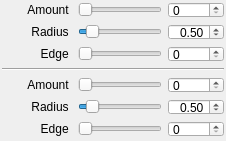
     <widget class="QWidget" name="WaveTab">
      <attribute name="title">
       <string extracomment="Tab Title">Wavelet</string>
      </attribute>
      <layout class="QGridLayout" name="gridLayout_2">
       <property name="leftMargin">
        <number>2</number>
       </property>
       <property name="topMargin">
        <number>2</number>
       </property>
       <property name="rightMargin">
        <number>2</number>
       </property>
       <property name="bottomMargin">
        <number>4</number>
       </property>
       <item row="2" column="0">
        <widget class="QLabel" name="bSphWaveletRadius_label">
         <property name="sizePolicy">
          <sizepolicy hsizetype="Fixed" vsizetype="Preferred">
           <horstretch>0</horstretch>
           <verstretch>0</verstretch>
          </sizepolicy>
         </property>
         <property name="minimumSize">
          <size>
           <width>70</width>
           <height>16</height>
          </size>
         </property>
         <property name="maximumSize">
          <size>
           <width>125</width>
           <height>16</height>
          </size>
         </property>
         <property name="text">
          <string>Radius </string>
         </property>
         <property name="alignment">
          <set>Qt::AlignRight|Qt::AlignTrailing|Qt::AlignVCenter</set>
         </property>
        </widget>
       </item>
       <item row="3" column="0">
        <widget class="QLabel" name="bSphWaveletEdge_label">
         <property name="sizePolicy">
          <sizepolicy hsizetype="Fixed" vsizetype="Preferred">
           <horstretch>0</horstretch>
           <verstretch>0</verstretch>
          </sizepolicy>
         </property>
         <property name="minimumSize">
          <size>
           <width>70</width>
           <height>16</height>
          </size>
         </property>
         <property name="maximumSize">
          <size>
           <width>125</width>
           <height>16</height>
          </size>
         </property>
         <property name="text">
          <string>Edge </string>
         </property>
         <property name="alignment">
          <set>Qt::AlignRight|Qt::AlignTrailing|Qt::AlignVCenter</set>
         </property>
        </widget>
       </item>
       <item row="9" column="0">
        <widget class="QLabel" name="bSphWaveletAmount2_label">
         <property name="sizePolicy">
          <sizepolicy hsizetype="Fixed" vsizetype="Preferred">
           <horstretch>0</horstretch>
           <verstretch>0</verstretch>
          </sizepolicy>
         </property>
         <property name="minimumSize">
          <size>
           <width>70</width>
           <height>16</height>
          </size>
         </property>
         <property name="maximumSize">
          <size>
           <width>125</width>
           <height>16</height>
          </size>
         </property>
         <property name="text">
          <string>Amount </string>
         </property>
         <property name="alignment">
          <set>Qt::AlignRight|Qt::AlignTrailing|Qt::AlignVCenter</set>
         </property>
        </widget>
       </item>
       <item row="11" column="0">
        <widget class="QLabel" name="bSphWaveletRadius2_label">
         <property name="sizePolicy">
          <sizepolicy hsizetype="Fixed" vsizetype="Preferred">
           <horstretch>0</horstretch>
           <verstretch>0</verstretch>
          </sizepolicy>
         </property>
         <property name="minimumSize">
          <size>
           <width>70</width>
           <height>16</height>
          </size>
         </property>
         <property name="maximumSize">
          <size>
           <width>125</width>
           <height>16</height>
          </size>
         </property>
         <property name="text">
          <string>Radius </string>
         </property>
         <property name="alignment">
          <set>Qt::AlignRight|Qt::AlignTrailing|Qt::AlignVCenter</set>
         </property>
        </widget>
       </item>
       <item row="13" column="0">
        <widget class="QLabel" name="bSphWaveletEdge2_label">
         <property name="sizePolicy">
          <sizepolicy hsizetype="Fixed" vsizetype="Preferred">
           <horstretch>0</horstretch>
           <verstretch>0</verstretch>
          </sizepolicy>
         </property>
         <property name="minimumSize">
          <size>
           <width>70</width>
           <height>16</height>
          </size>
         </property>
         <property name="maximumSize">
          <size>
           <width>125</width>
           <height>16</height>
          </size>
         </property>
         <property name="text">
          <string>Edge </string>
         </property>
         <property name="alignment">
          <set>Qt::AlignRight|Qt::AlignTrailing|Qt::AlignVCenter</set>
         </property>
        </widget>
       </item>
       <item row="9" column="1">
        <widget class="QSlider" name="bSphWaveletAmount2_slider">
         <property name="minimum">
          <number>0</number>
         </property>
         <property name="maximum">
          <number>200</number>
         </property>
         <property name="value">
          <number>0</number>
         </property>
         <property name="orientation">
          <enum>Qt::Horizontal</enum>
         </property>
         <property name="invertedAppearance">
          <bool>false</bool>
         </property>
        </widget>
       </item>
       <item row="11" column="1">
        <widget class="QSlider" name="bSphWaveletRadius2_slider">
         <property name="minimum">
          <number>0</number>
         </property>
         <property name="maximum">
          <number>500</number>
         </property>
         <property name="value">
          <number>50</number>
         </property>
         <property name="orientation">
          <enum>Qt::Horizontal</enum>
         </property>
        </widget>
       </item>
       <item row="13" column="1">
        <widget class="QSlider" name="bSphWaveletEdge2_slider">
         <property name="minimum">
          <number>0</number>
         </property>
         <property name="maximum">
          <number>100</number>
         </property>
         <property name="value">
          <number>0</number>
         </property>
         <property name="orientation">
          <enum>Qt::Horizontal</enum>
         </property>
        </widget>
       </item>
       <item row="9" column="2">
        <widget class="QSpinBox" name="bSphWaveletAmount2_edit">
         <property name="sizePolicy">
          <sizepolicy hsizetype="Preferred" vsizetype="Preferred">
           <horstretch>0</horstretch>
           <verstretch>0</verstretch>
          </sizepolicy>
         </property>
         <property name="minimumSize">
          <size>
           <width>56</width>
           <height>16</height>
          </size>
         </property>
         <property name="maximumSize">
          <size>
           <width>56</width>
           <height>16</height>
          </size>
         </property>
         <property name="minimum">
          <number>0</number>
         </property>
         <property name="maximum">
          <number>200</number>
         </property>
         <property name="singleStep">
          <number>1</number>
         </property>
         <property name="value">
          <number>0</number>
         </property>
        </widget>
       </item>
       <item row="11" column="2">
        <widget class="QDoubleSpinBox" name="bSphWaveletRadius2_edit">
         <property name="sizePolicy">
          <sizepolicy hsizetype="Preferred" vsizetype="Preferred">
           <horstretch>0</horstretch>
           <verstretch>0</verstretch>
          </sizepolicy>
         </property>
         <property name="minimumSize">
          <size>
           <width>56</width>
           <height>16</height>
          </size>
         </property>
         <property name="maximumSize">
          <size>
           <width>56</width>
           <height>16</height>
          </size>
         </property>
         <property name="focusPolicy">
          <enum>Qt::ClickFocus</enum>
         </property>
         <property name="acceptDrops">
          <bool>true</bool>
         </property>
         <property name="alignment">
          <set>Qt::AlignRight|Qt::AlignTrailing|Qt::AlignVCenter</set>
         </property>
         <property name="correctionMode">
          <enum>QAbstractSpinBox::CorrectToPreviousValue</enum>
         </property>
         <property name="suffix">
          <string/>
         </property>
         <property name="minimum">
          <double>0.000000000000000</double>
         </property>
         <property name="maximum">
          <double>5.000000000000000</double>
         </property>
         <property name="singleStep">
          <double>0.010000000000000</double>
         </property>
         <property name="value">
          <double>0.500000000000000</double>
         </property>
        </widget>
       </item>
       <item row="13" column="2">
        <widget class="QSpinBox" name="bSphWaveletEdge2_edit">
         <property name="sizePolicy">
          <sizepolicy hsizetype="Preferred" vsizetype="Preferred">
           <horstretch>0</horstretch>
           <verstretch>0</verstretch>
          </sizepolicy>
         </property>
         <property name="minimumSize">
          <size>
           <width>56</width>
           <height>16</height>
          </size>
         </property>
         <property name="maximumSize">
          <size>
           <width>56</width>
           <height>16</height>
          </size>
         </property>
         <property name="minimum">
          <number>0</number>
         </property>
         <property name="maximum">
          <number>100</number>
         </property>
         <property name="singleStep">
          <number>1</number>
         </property>
         <property name="value">
          <number>0</number>
         </property>
        </widget>
       </item>
       <item row="2" column="1">
        <widget class="QSlider" name="bSphWaveletRadius_slider">
         <property name="minimum">
          <number>0</number>
         </property>
         <property name="maximum">
          <number>500</number>
         </property>
         <property name="value">
          <number>50</number>
         </property>
         <property name="sliderPosition">
          <number>50</number>
         </property>
         <property name="orientation">
          <enum>Qt::Horizontal</enum>
         </property>
        </widget>
       </item>
       <item row="3" column="1">
        <widget class="QSlider" name="bSphWaveletEdge_slider">
         <property name="minimum">
          <number>0</number>
         </property>
         <property name="maximum">
          <number>100</number>
         </property>
         <property name="value">
          <number>0</number>
         </property>
         <property name="orientation">
          <enum>Qt::Horizontal</enum>
         </property>
        </widget>
       </item>
       <item row="1" column="2">
        <widget class="QSpinBox" name="bSphWaveletAmount_edit">
         <property name="sizePolicy">
          <sizepolicy hsizetype="Preferred" vsizetype="Preferred">
           <horstretch>0</horstretch>
           <verstretch>0</verstretch>
          </sizepolicy>
         </property>
         <property name="minimumSize">
          <size>
           <width>56</width>
           <height>16</height>
          </size>
         </property>
         <property name="maximumSize">
          <size>
           <width>56</width>
           <height>16</height>
          </size>
         </property>
         <property name="minimum">
          <number>0</number>
         </property>
         <property name="maximum">
          <number>200</number>
         </property>
         <property name="singleStep">
          <number>1</number>
         </property>
         <property name="value">
          <number>0</number>
         </property>
        </widget>
       </item>
       <item row="2" column="2">
        <widget class="QDoubleSpinBox" name="bSphWaveletRadius_edit">
         <property name="sizePolicy">
          <sizepolicy hsizetype="Preferred" vsizetype="Preferred">
           <horstretch>0</horstretch>
           <verstretch>0</verstretch>
          </sizepolicy>
         </property>
         <property name="minimumSize">
          <size>
           <width>56</width>
           <height>16</height>
          </size>
         </property>
         <property name="maximumSize">
          <size>
           <width>56</width>
           <height>16</height>
          </size>
         </property>
         <property name="focusPolicy">
          <enum>Qt::ClickFocus</enum>
         </property>
         <property name="acceptDrops">
          <bool>true</bool>
         </property>
         <property name="alignment">
          <set>Qt::AlignRight|Qt::AlignTrailing|Qt::AlignVCenter</set>
         </property>
         <property name="correctionMode">
          <enum>QAbstractSpinBox::CorrectToPreviousValue</enum>
         </property>
         <property name="suffix">
          <string/>
         </property>
         <property name="minimum">
          <double>0.000000000000000</double>
         </property>
         <property name="maximum">
          <double>5.000000000000000</double>
         </property>
         <property name="singleStep">
          <double>0.010000000000000</double>
         </property>
         <property name="value">
          <double>0.500000000000000</double>
         </property>
        </widget>
       </item>
       <item row="3" column="2">
        <widget class="QSpinBox" name="bSphWaveletEdge_edit">
         <property name="sizePolicy">
          <sizepolicy hsizetype="Preferred" vsizetype="Preferred">
           <horstretch>0</horstretch>
           <verstretch>0</verstretch>
          </sizepolicy>
         </property>
         <property name="minimumSize">
          <size>
           <width>56</width>
           <height>16</height>
          </size>
         </property>
         <property name="maximumSize">
          <size>
           <width>56</width>
           <height>16</height>
          </size>
         </property>
         <property name="minimum">
          <number>0</number>
         </property>
         <property name="maximum">
          <number>100</number>
         </property>
         <property name="singleStep">
          <number>1</number>
         </property>
         <property name="value">
          <number>0</number>
         </property>
        </widget>
       </item>
       <item row="1" column="1">
        <widget class="QSlider" name="bSphWaveletAmount_slider">
         <property name="minimum">
          <number>0</number>
         </property>
         <property name="maximum">
          <number>200</number>
         </property>
         <property name="value">
          <number>0</number>
         </property>
         <property name="orientation">
          <enum>Qt::Horizontal</enum>
         </property>
         <property name="invertedAppearance">
          <bool>false</bool>
         </property>
        </widget>
       </item>
       <item row="1" column="0">
        <widget class="QLabel" name="bSphWaveletAmount_label">
         <property name="sizePolicy">
          <sizepolicy hsizetype="Fixed" vsizetype="Preferred">
           <horstretch>0</horstretch>
           <verstretch>0</verstretch>
          </sizepolicy>
         </property>
         <property name="minimumSize">
          <size>
           <width>70</width>
           <height>16</height>
          </size>
         </property>
         <property name="maximumSize">
          <size>
           <width>125</width>
           <height>16</height>
          </size>
         </property>
         <property name="text">
          <string>Amount </string>
         </property>
         <property name="alignment">
          <set>Qt::AlignRight|Qt::AlignTrailing|Qt::AlignVCenter</set>
         </property>
        </widget>
       </item>
       <item row="8" column="0" colspan="3">
        <widget class="Line" name="line_2">
         <property name="frameShadow">
          <enum>QFrame::Sunken</enum>
         </property>
         <property name="orientation">
          <enum>Qt::Horizontal</enum>
         </property>
        </widget>
       </item>
      </layout>
     </widget>
